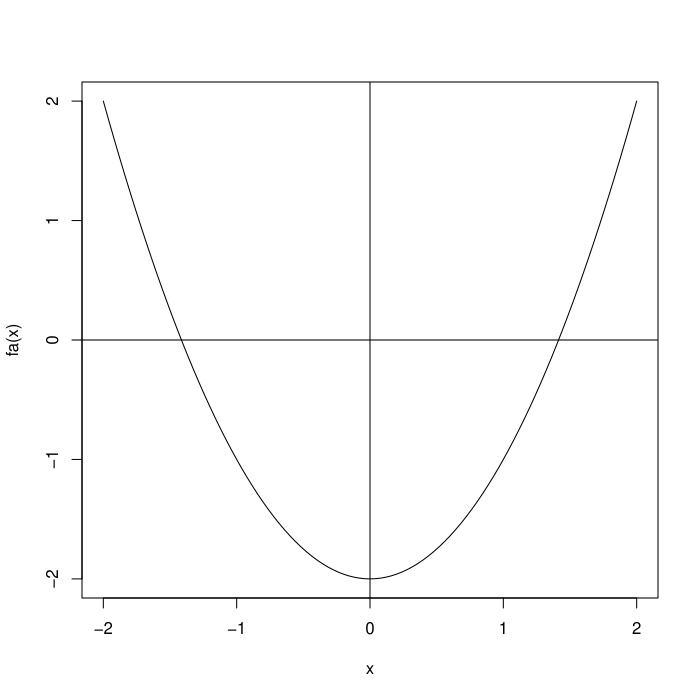

Recreate this plot in R.
#
# Copyright (c) 2015-2016 by Yuchao Zhao, Xiaoye Meng.
#
# This program is free software: you can redistribute it and/or modify
# it under the terms of the GNU General Public License as published by
# the Free Software Foundation, either version 3 of the License, or
# (at your option) any later version.
#
# This program is distributed in the hope that it will be useful,
# but WITHOUT ANY WARRANTY; without even the implied warranty of
# MERCHANTABILITY or FITNESS FOR A PARTICULAR PURPOSE.  See the
# GNU General Public License for more details.
#
# You should have received a copy of the GNU General Public License
# along with this program.  If not, see <http://www.gnu.org/licenses/>.
#

require(rootSolve)

source("c1/bisect.R")
fa = function(x) x ^ 2 - 2
curve(fa, -2, 2)
abline(h = 0, v = 0)
bisect(fa, -2, -1, 0.5e-8)
bisect(fa,  1,  2, 0.5e-8)
uniroot.all(fa, c(-2, 2), tol = 1e-8)
fb = function(x) x ^ 2 - 3
curve(fb, -2, 2)
abline(h = 0, v = 0)
bisect(fb, -2, -1, 0.5e-8)
bisect(fb,  1,  2, 0.5e-8)
uniroot.all(fb, c(-2, 2), tol = 1e-8)
fc = function(x) x ^ 2 - 5
curve(fc, -3, 3)
abline(h = 0, v = 0)
bisect(fc, -3, -2, 0.5e-8)
bisect(fc,  2,  3, 0.5e-8)
uniroot.all(fc, c(-3, 3), tol = 1e-8)
